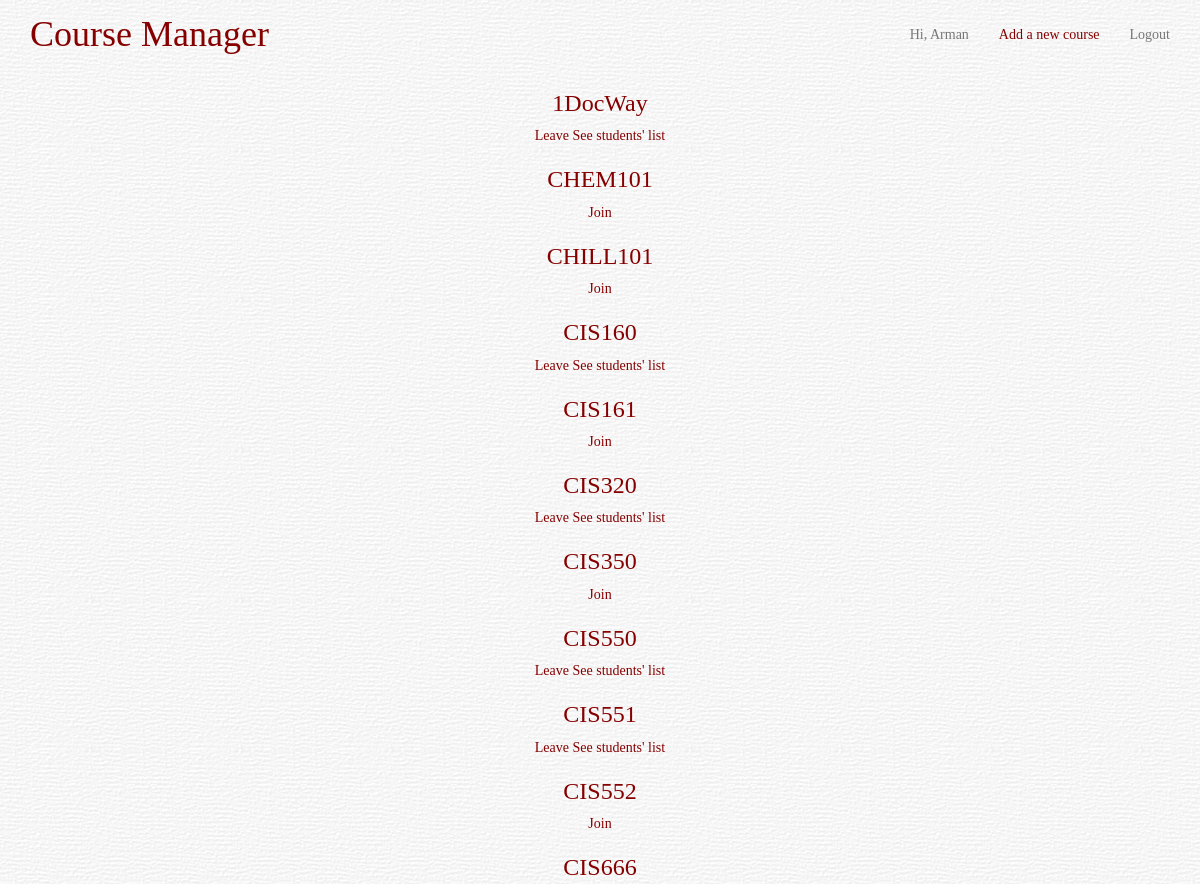
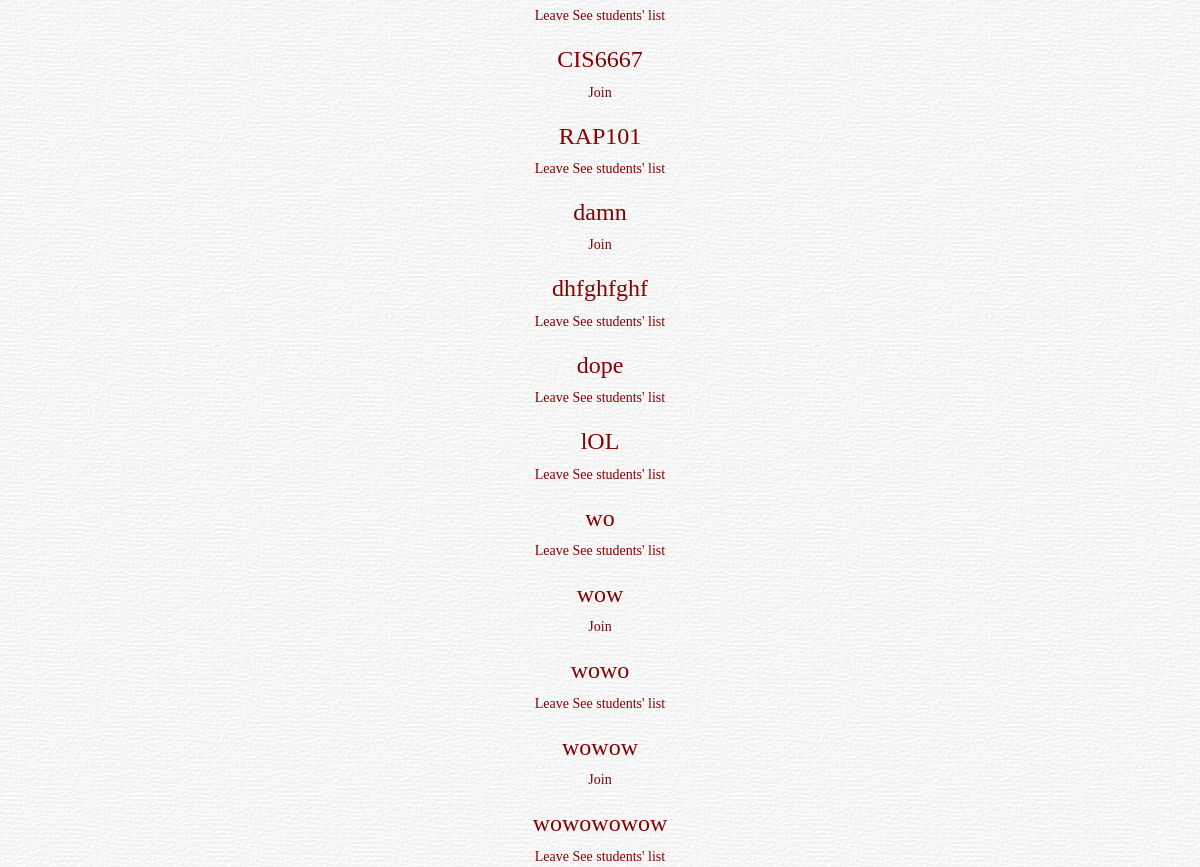
The page /courses/ (signed in) on the database its author committed (2 pictures, top to bottom).
### polls/models.py (models this page shows)
class Choice(models.Model):
    new_course = models.CharField(max_length=200, null=True, blank=True)
    courses_taking = models.ManyToManyField(User)
    def __unicode__(self):
        return self.new_course

### polls/views.py (the view)
@login_required(login_url='/login/')
def index(request):
    course_list = Choice.objects.order_by('new_course')
    users = UserProfile.objects.all
    all_courses = request.user.choice_set.all()
    if request.user.first_name + ' ' + request.user.last_name != ' ':
        current_user = request.user.first_name + ' ' + request.user.last_name
    else:
        current_user = request.user.username
    if request.user.first_name != '':
        user_first_name = request.user.first_name
    else:
        user_first_name = request.user.username
    context = {'course_list': course_list, "users": users, "current_user":current_user, "all_courses":all_courses, "user_first_name":user_first_name}
    return render(request, 'polls/index.html', context)

### polls/templates/polls/index.html (shortened to what this page needs)
<head>
	{% load staticfiles %}
    <link rel="stylesheet" type="text/css" href="{% static "css/bootstrap.css" %}">
    <link rel="stylesheet" type="text/css" href="{% static "css/styles.css" %}">
</head>
<body>
    <div class="navbar navbar-default navbar-fixed-top" role="navigation">
      <div class="container">
        <div class="navbar-header">
          <a class="navbar-brand"><h1 id='title'>Course Manager</h1></a>
        </div>
        <div class="navbar-collapse collapse">
          <ul class="nav navbar-nav navbar-right">
            <li><a class="inactive">Hi, {{ user_first_name }}</a></li>
            <li><a class="top_bar" href="/courses/add_course/">Add a new course</a></li>
            <li><a href="/courses/logout/">Logout</a></li>
          </ul>
        </div>
      </div>
    </div>
    <div class="container">
{% if course_list %}
	<center>{% for course in course_list %}
			<h3>{{ course }}</h3>
				{% if course in all_courses %}
					<a class='buttons' id='course_button'>Leave</a>
          <a id='coursemates_link' href='{{ course.id }}'>See students' list</a>
				{% else %}
					<a class='buttons' id='course_button'>Join</a>
          {% endif %}
	{% endfor %}</center>
{% else %}
	<center><p>No courses are added yet.</p></center>
{% endif %}
</div>
{% load staticfiles %}
</body>

### static/css/styles.css (style rules this page uses)
body { background-image: url(../img/background.png) !important; padding-top: 70px; color: #860000; font-family: Georgia, Cambria !important; }
.navbar { background-image: url(../img/background.png); border-width: 0px; min-height: 50px; }
#title { margin-top: 0px; color: #860000; font-family: Georgia, Cambria; font-size: 36px; font-weight:normal; }
.top_bar { color: #860000 !important; }
.inactive { color: #777 !important; }
.navbar-right { margin-top: 10px; }
a, a:hover { color: #860000; }

### rows shown on the page
Choice: new_course "1DocWay"
Choice: new_course "CHEM101"
Choice: new_course "CHILL101"
Choice: new_course "CIS160"
Choice: new_course "CIS161"
Choice: new_course "CIS320"
Choice: new_course "CIS350"
Choice: new_course "CIS550"
Choice: new_course "CIS551"
Choice: new_course "CIS552"
Choice: new_course "CIS666"
Choice: new_course "CIS6667"
Choice: new_course "RAP101"
Choice: new_course "damn"
Choice: new_course "dhfghfghf"
Choice: new_course "dope"
Choice: new_course "lOL"
Choice: new_course "wo"
Choice: new_course "wow"
Choice: new_course "wowo"
Choice: new_course "wowow"
Choice: new_course "wowowowow"

### other values the page prints
{{ user_first_name }} "Arman"
